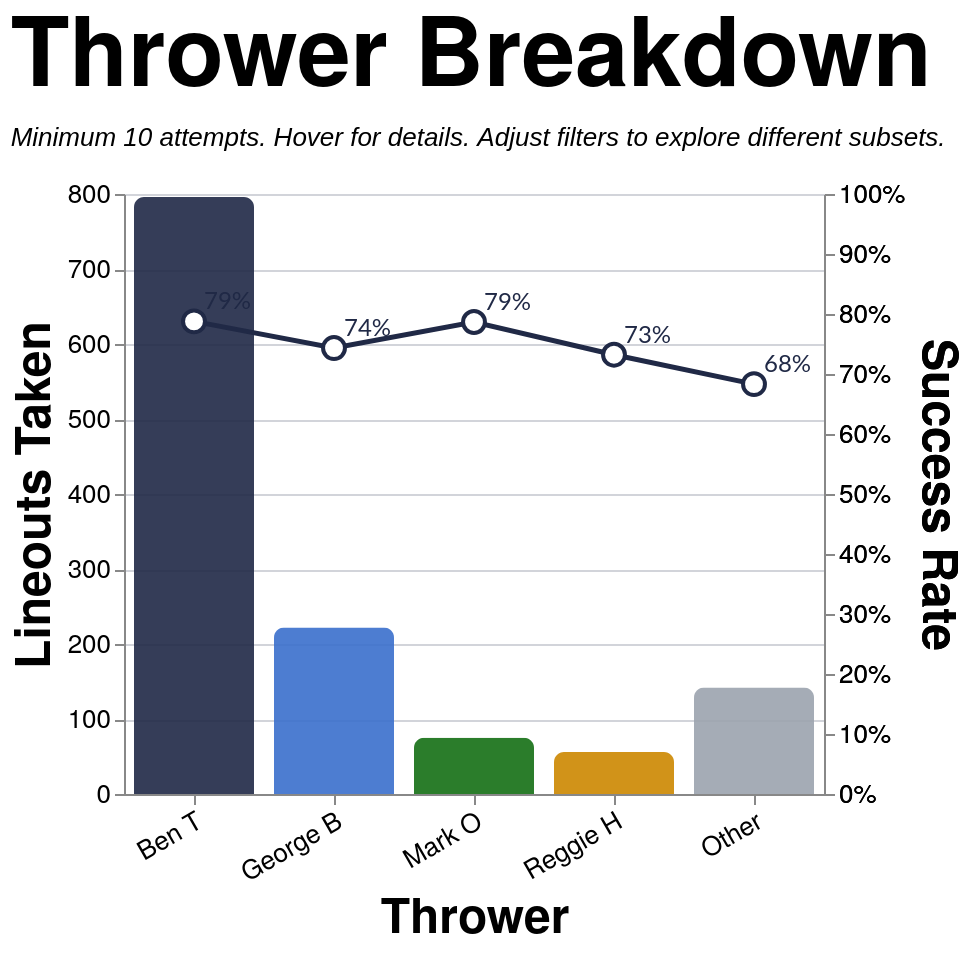

This figure's Vega-Lite source:
### Vega-Lite specification from a JSON file in a GitHub repository (floating-point values rounded to 4 significant figures; data arrays with more than 128 entries replaced by an {"elided": "..."} marker saying what was removed)
{"config": {"axis": {"labelFont": "PT Sans Narrow, Helvetica Neue, Helvetica, Arial, sans-serif", "titleFont": "PT Sans Narrow, Helvetica Neue, Helvetica, Arial, sans-serif", "labelFontSize": 13, "titleFontSize": 24, "gridColor": "#202947", "gridOpacity": 0.2, "zindex": 1}, "text": {"font": "Lato, sans-serif"}, "bar": {"cornerRadiusEnd": 5}, "header": {"labelFont": "PT Sans Narrow, Helvetica Neue, Helvetica, Arial, sans-serif", "titleFont": "PT Sans Narrow, Helvetica Neue, Helvetica, Arial, sans-serif", "labelFontSize": 24, "titleFontSize": 28, "labelFontWeight": "bold", "orient": "left"}, "legend": {"labelFont": "PT Sans Narrow, Helvetica Neue, Helvetica, Arial, sans-serif", "titleFont": "PT Sans Narrow, Helvetica Neue, Helvetica, Arial, sans-serif", "labelFontSize": 14, "titleFontSize": 16, "titlePadding": 5, "fillColor": "white", "strokeColor": "black", "padding": 10, "titleFontWeight": "lighter", "titleFontStyle": "italic", "titleColor": "gray", "offset": 10}, "title": {"font": "PT Sans Narrow, Helvetica Neue, Helvetica, Arial, sans-serif", "fontSize": 48, "fontWeight": "bold", "anchor": "start", "align": "center", "titlePadding": 20, "subtitlePadding": 10, "subtitleFontSize": 13, "subtitleColor": "", "subtitleFontStyle": "italic", "offset": 15, "color": "black"}, "axisX": {"labelAngle": 0}, "facet": {"title": null, "header": null, "align": {"row": "each", "column": "each"}}, "resolve": {"scale": {"y": "independent", "facet": "independent"}}, "background": "transparent", "scale": {"offsetBandPaddingOuter": 0.2, "offsetBandPaddingInner": 0.1}, "view": {"stroke": null, "background": "transparent"}}, "layer": [{"mark": {"type": "bar", "opacity": 0.9, "size": 60}, "encoding": {"color": {"field": "thrower_tier", "legend": null, "scale": {"domain": ["Ben T", "George B", "Mark O", "Reggie H", "Other"], "range": ["#202946", "#3a6fcc", "#146f14", "#cc8800", "#9ca3af"]}, "type": "nominal"}, "stroke": {"value": "transparent"}, "tooltip": [{"field": "thrower_tier_name", "title": "Thrower", "type": "nominal"}, {"field": "attempts", "format": ",.0f", "title": "Attempts", "type": "quantitative"}, {"field": "won", "format": ",.0f", "title": "Won", "type": "quantitative"}, {"field": "success_rate", "format": ".1%", "title": "Success Rate", "type": "quantitative"}], "x": {"axis": {"labelAngle": -30}, "field": "thrower_tier", "sort": ["Ben T", "George B", "Mark O", "Reggie H", "Other"], "title": "Thrower", "type": "nominal"}, "y": {"field": "attempts", "title": "Lineouts Taken", "type": "quantitative"}}, "transform": [{"filter": "(loSquad == 'All' || datum.squad == loSquad) && (loSeason == 'All' || datum.season == loSeason) && (loGameType == 'All' || (loGameType == 'League + Cup' && (datum.game_type == 'League' || datum.game_type == 'Cup')) || (loGameType == 'League only' && datum.game_type == 'League') || datum.game_type == loGameType) && (loThrower == 'All' || datum.thrower == loThrower) && (loJumper == 'All' || datum.jumper == loJumper) && (loArea == 'All' || datum.area == loArea) && (loNumbers == 'All' || datum.numbers == loNumbers)"}, {"aggregate": [{"op": "count", "as": "attempts"}, {"op": "sum", "field": "won", "as": "won"}], "groupby": ["thrower_tier", "thrower_tier_name"]}, {"calculate": "datum.won / datum.attempts", "as": "success_rate"}]}, {"mark": {"type": "line", "point": {"fill": "white", "filled": false, "size": 120, "stroke": "#202946"}, "stroke": "#202946", "strokeWidth": 2.5}, "encoding": {"tooltip": [{"field": "thrower_tier_name", "title": "Thrower", "type": "nominal"}, {"field": "attempts", "format": ",.0f", "title": "Attempts", "type": "quantitative"}, {"field": "won", "format": ",.0f", "title": "Won", "type": "quantitative"}, {"field": "success_rate", "format": ".1%", "title": "Success Rate", "type": "quantitative"}], "x": {"axis": {"labelAngle": -30}, "field": "thrower_tier", "sort": ["Ben T", "George B", "Mark O", "Reggie H", "Other"], "title": "Thrower", "type": "nominal"}, "y": {"axis": {"format": "%", "orient": "right"}, "field": "success_rate", "scale": {"domain": [0, 1]}, "title": "Success Rate", "type": "quantitative"}}, "transform": [{"filter": "(loSquad == 'All' || datum.squad == loSquad) && (loSeason == 'All' || datum.season == loSeason) && (loGameType == 'All' || (loGameType == 'League + Cup' && (datum.game_type == 'League' || datum.game_type == 'Cup')) || (loGameType == 'League only' && datum.game_type == 'League') || datum.game_type == loGameType) && (loThrower == 'All' || datum.thrower == loThrower) && (loJumper == 'All' || datum.jumper == loJumper) && (loArea == 'All' || datum.area == loArea) && (loNumbers == 'All' || datum.numbers == loNumbers)"}, {"aggregate": [{"op": "count", "as": "attempts"}, {"op": "sum", "field": "won", "as": "won"}], "groupby": ["thrower_tier", "thrower_tier_name"]}, {"calculate": "datum.won / datum.attempts", "as": "success_rate"}]}, {"mark": {"type": "text", "align": "left", "baseline": "middle", "color": "#202946", "dx": 5, "dy": -10, "fontSize": 12}, "encoding": {"text": {"field": "success_rate", "format": ".0%", "type": "quantitative"}, "x": {"axis": {"labelAngle": -30}, "field": "thrower_tier", "sort": ["Ben T", "George B", "Mark O", "Reggie H", "Other"], "title": "Thrower", "type": "nominal"}, "y": {"axis": {"format": "%", "orient": "right"}, "field": "success_rate", "scale": {"domain": [0, 1]}, "title": "Success Rate", "type": "quantitative"}}, "transform": [{"filter": "(loSquad == 'All' || datum.squad == loSquad) && (loSeason == 'All' || datum.season == loSeason) && (loGameType == 'All' || (loGameType == 'League + Cup' && (datum.game_type == 'League' || datum.game_type == 'Cup')) || (loGameType == 'League only' && datum.game_type == 'League') || datum.game_type == loGameType) && (loThrower == 'All' || datum.thrower == loThrower) && (loJumper == 'All' || datum.jumper == loJumper) && (loArea == 'All' || datum.area == loArea) && (loNumbers == 'All' || datum.numbers == loNumbers)"}, {"aggregate": [{"op": "count", "as": "attempts"}, {"op": "sum", "field": "won", "as": "won"}], "groupby": ["thrower_tier", "thrower_tier_name"]}, {"calculate": "datum.won / datum.attempts", "as": "success_rate"}]}], "data": {"name": "data-770c0a1c376cecb9a24750ca4abbbc66"}, "height": 300, "params": [{"name": "loSquad", "value": "All"}, {"name": "loSeason", "value": "All"}, {"name": "loGameType", "value": "All"}, {"name": "loThrower", "value": "All"}, {"name": "loJumper", "value": "All"}, {"name": "loArea", "value": "All"}, {"name": "loNumbers", "value": "All"}], "resolve": {"scale": {"y": "independent"}}, "title": {"text": "Thrower Breakdown", "subtitle": "Minimum 10 attempts. Hover for details. Adjust filters to explore different subsets."}, "width": {"step": 70}, "$schema": "https://vega.github.io/schema/vega-lite/v5.20.1.json", "datasets": {"data-770c0a1c376cecb9a24750ca4abbbc66": {"elided": "1291 records"}}}
